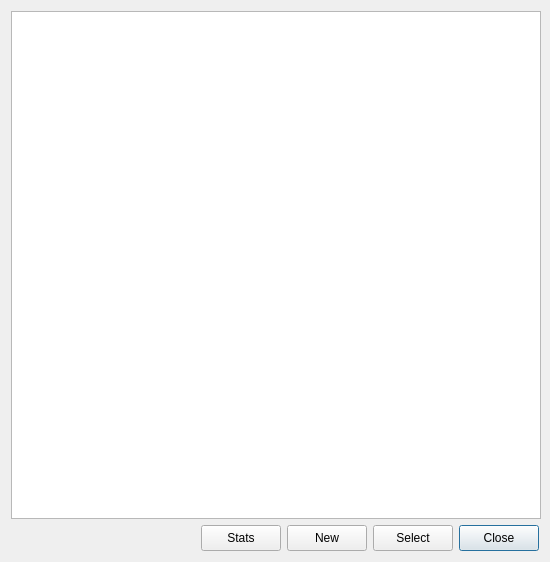
<?xml version="1.0" encoding="UTF-8"?>
<ui version="4.0">
 <class>Topics</class>
 <widget class="QDialog" name="Topics">
  <property name="geometry">
   <rect>
    <x>0</x>
    <y>0</y>
    <width>550</width>
    <height>562</height>
   </rect>
  </property>
  <property name="minimumSize">
   <size>
    <width>550</width>
    <height>562</height>
   </size>
  </property>
  <property name="maximumSize">
   <size>
    <width>16777215</width>
    <height>16777215</height>
   </size>
  </property>
  <property name="windowTitle">
   <string>Topics</string>
  </property>
  <property name="windowIcon">
   <iconset>
    <normaloff>:/images/idiomind.png</normaloff>:/images/idiomind.png</iconset>
  </property>
  <layout class="QVBoxLayout" name="verticalLayout_3">
   <item>
    <layout class="QVBoxLayout" name="verticalLayout_2">
     <property name="sizeConstraint">
      <enum>QLayout::SetDefaultConstraint</enum>
     </property>
     <property name="leftMargin">
      <number>0</number>
     </property>
     <property name="topMargin">
      <number>0</number>
     </property>
     <item>
      <layout class="QVBoxLayout" name="verticalLayout">
       <property name="leftMargin">
        <number>0</number>
       </property>
       <property name="topMargin">
        <number>0</number>
       </property>
       <property name="rightMargin">
        <number>0</number>
       </property>
       <property name="bottomMargin">
        <number>0</number>
       </property>
       <item>
        <widget class="QTableWidget" name="tableWidget_topics">
         <property name="minimumSize">
          <size>
           <width>530</width>
           <height>500</height>
          </size>
         </property>
         <property name="maximumSize">
          <size>
           <width>16777215</width>
           <height>16777215</height>
          </size>
         </property>
         <property name="font">
          <font>
           <pointsize>10</pointsize>
          </font>
         </property>
         <property name="focusPolicy">
          <enum>Qt::ClickFocus</enum>
         </property>
         <property name="styleSheet">
          <string notr="true">selection-color: rgb(142, 255, 101);</string>
         </property>
         <property name="frameShape">
          <enum>QFrame::StyledPanel</enum>
         </property>
         <property name="frameShadow">
          <enum>QFrame::Sunken</enum>
         </property>
         <property name="verticalScrollBarPolicy">
          <enum>Qt::ScrollBarAlwaysOff</enum>
         </property>
         <property name="horizontalScrollBarPolicy">
          <enum>Qt::ScrollBarAlwaysOff</enum>
         </property>
         <property name="sizeAdjustPolicy">
          <enum>QAbstractScrollArea::AdjustIgnored</enum>
         </property>
         <property name="editTriggers">
          <set>QAbstractItemView::NoEditTriggers</set>
         </property>
         <property name="showDropIndicator" stdset="0">
          <bool>false</bool>
         </property>
         <property name="selectionMode">
          <enum>QAbstractItemView::SingleSelection</enum>
         </property>
         <property name="selectionBehavior">
          <enum>QAbstractItemView::SelectRows</enum>
         </property>
         <property name="showGrid">
          <bool>false</bool>
         </property>
         <property name="cornerButtonEnabled">
          <bool>false</bool>
         </property>
         <attribute name="horizontalHeaderVisible">
          <bool>false</bool>
         </attribute>
         <attribute name="horizontalHeaderHighlightSections">
          <bool>false</bool>
         </attribute>
         <attribute name="verticalHeaderVisible">
          <bool>false</bool>
         </attribute>
         <attribute name="verticalHeaderHighlightSections">
          <bool>false</bool>
         </attribute>
        </widget>
       </item>
      </layout>
     </item>
     <item>
      <layout class="QHBoxLayout" name="horizontalLayout">
       <property name="rightMargin">
        <number>0</number>
       </property>
       <item>
        <spacer name="horizontalSpacer">
         <property name="orientation">
          <enum>Qt::Horizontal</enum>
         </property>
         <property name="sizeHint" stdset="0">
          <size>
           <width>250</width>
           <height>20</height>
          </size>
         </property>
        </spacer>
       </item>
       <item>
        <widget class="QPushButton" name="pushButton_4">
         <property name="minimumSize">
          <size>
           <width>0</width>
           <height>26</height>
          </size>
         </property>
         <property name="text">
          <string>Stats</string>
         </property>
        </widget>
       </item>
       <item>
        <widget class="QPushButton" name="pushButton_3">
         <property name="minimumSize">
          <size>
           <width>0</width>
           <height>26</height>
          </size>
         </property>
         <property name="text">
          <string>New</string>
         </property>
        </widget>
       </item>
       <item>
        <widget class="QPushButton" name="pushButton_2">
         <property name="minimumSize">
          <size>
           <width>0</width>
           <height>26</height>
          </size>
         </property>
         <property name="text">
          <string>Select</string>
         </property>
        </widget>
       </item>
       <item>
        <widget class="QPushButton" name="pushButton_0">
         <property name="minimumSize">
          <size>
           <width>0</width>
           <height>26</height>
          </size>
         </property>
         <property name="text">
          <string>Close</string>
         </property>
         <property name="default">
          <bool>true</bool>
         </property>
        </widget>
       </item>
      </layout>
     </item>
    </layout>
   </item>
  </layout>
 </widget>
 <resources/>
 <connections/>
</ui>
